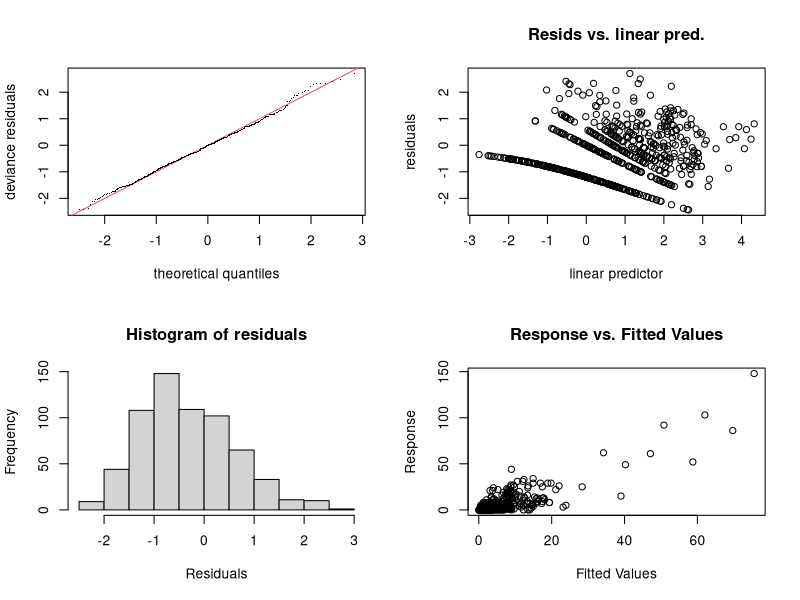

The R script that drew this image: (Note: this script raises an error after producing the figure.)
## ---- chunk 1
setwd('C:/Users/april/Desktop/Covid/from Dan')
## ---- chunk 2
pkgs <- c("ggeffects", "ggplot2", "mgcv", "raster", "DHARMa", "GGally", "dplyr", "lubridate", 
          "vip", "ggpubr", "pdp")

vapply(pkgs, library, logical(1), character.only = TRUE, logical.return = TRUE,
       quietly = TRUE)
## ---- chunk 3
covid.df <- read.csv("covidseasonality_long.csv", stringsAsFactors = TRUE)

covid.df$study <- as.factor(covid.df$study)

# Using lubridate to clean up dates for plotting
covid.df <- covid.df %>%
  mutate(date.my = as.Date(paste(covid.df$year, covid.df$month, 1, sep = "-")))

# Creating a column that scales each case observation by that study's max
# This is just for plotting, not for analysis
covid.df <- covid.df %>% group_by(study) %>%
  mutate(prop.study.max = cases/max(cases, na.rm = T))

# Split by virus type so these can be analyzed individually. We're only interested in the following four.
(covid.229E <- covid.df[covid.df$virus.type == "229E", ])
(covid.NL63 <- covid.df[covid.df$virus.type == "NL63", ])
(covid.OC43 <- covid.df[covid.df$virus.type == "OC43", ])
(covid.HKU1 <- covid.df[covid.df$virus.type == "HKU1", ])

covid.df <- rbind(covid.229E, covid.HKU1, covid.NL63, covid.OC43)

## ---- chunk 4
# Drop missing data
analysis.df <- covid.df[complete.cases(covid.df),]
analysis.df <- droplevels(analysis.df)
length(unique(analysis.df$study)) # We have 22 unique studies

# Negative binomial
testgam <- gam(cases ~ virus.type + 
                 s(study, bs = "re") +
                 s(month, bs = "cc", k = 12, by = virus.type) + 
                 s(latitude) + s(templow) + 
                 s(temphigh) + s(hum) + s(precip), 
               data = analysis.df, family = nb(link=log), method="REML")

gam.check(testgam)
plot(ggpredict(testgam)) # plotting

### DHARMa simulations are not compatible with extended families, such as negative binomial ###
## ---- chunk 5
analysis.df <- covid.229E[complete.cases(covid.229E),]
analysis.df <- droplevels(analysis.df) 
length(unique(analysis.df$study)) # 15 unique studies

# Negative binomial
testgam <- gam(cases ~ 
                 s(study, bs = "re") +
                 s(month, bs = "cc", k = 12) + 
                 s(latitude) + s(templow) + 
                 s(temphigh) + s(hum) + s(precip), 
               data = analysis.df, family = nb(link=log), method="REML")

gam.check(testgam)
plot(ggpredict(testgam)) # plotting

### DHARMa simulations are not compatible with extended families, such as negative binomial ###
## ---- chunk 6
analysis.df <- covid.NL63[complete.cases(covid.NL63),]
analysis.df <- droplevels(analysis.df)
length(unique(analysis.df$study)) # 18 unique studies

# Negative binomial
testgam <- gam(cases ~ 
                 s(study, bs = "re") +
                 s(month, bs = "cc", k = 12) + 
                 s(latitude) + s(templow) + 
                 s(temphigh) + s(hum) + s(precip), 
               data = analysis.df, family = nb(link=log), method="REML")

gam.check(testgam)
plot(ggpredict(testgam)) # plotting

### DHARMa simulations are not compatible with extended families, such as negative binomial ###
## ---- chunk 7
analysis.df <- covid.OC43[complete.cases(covid.OC43),]
analysis.df <- droplevels(analysis.df)
length(unique(analysis.df$study)) # 13 unique studies

# Negative binomial
testgam <- gam(cases ~ 
                 s(study, bs = "re") +
                 s(month, bs = "cc", k = 12) + 
                 s(latitude) + s(templow) + 
                 s(temphigh) + s(hum) + s(precip), 
               data = analysis.df, family = nb(link=log), method="REML")

gam.check(testgam)
plot(ggpredict(testgam)) # plotting

### DHARMa simulations are not compatible with extended families, such as negative binomial ###
## ---- chunk 8
analysis.df <- covid.HKU1[complete.cases(covid.HKU1),]
analysis.df <- droplevels(analysis.df)
length(unique(analysis.df$study)) # 13 unique studies

# Negative binomial
testgam <- gam(cases ~ 
                 s(study, bs = "re") +
                 s(month, bs = "cc", k = 12) + 
                 s(latitude) + s(templow) + 
                 s(temphigh) + s(hum) + s(precip), 
               data = analysis.df, family = nb(link=log), method="REML")

gam.check(testgam)
plot(ggpredict(testgam)) # plotting

### DHARMa simulations are not compatible with extended families, such as negative binomial ###
